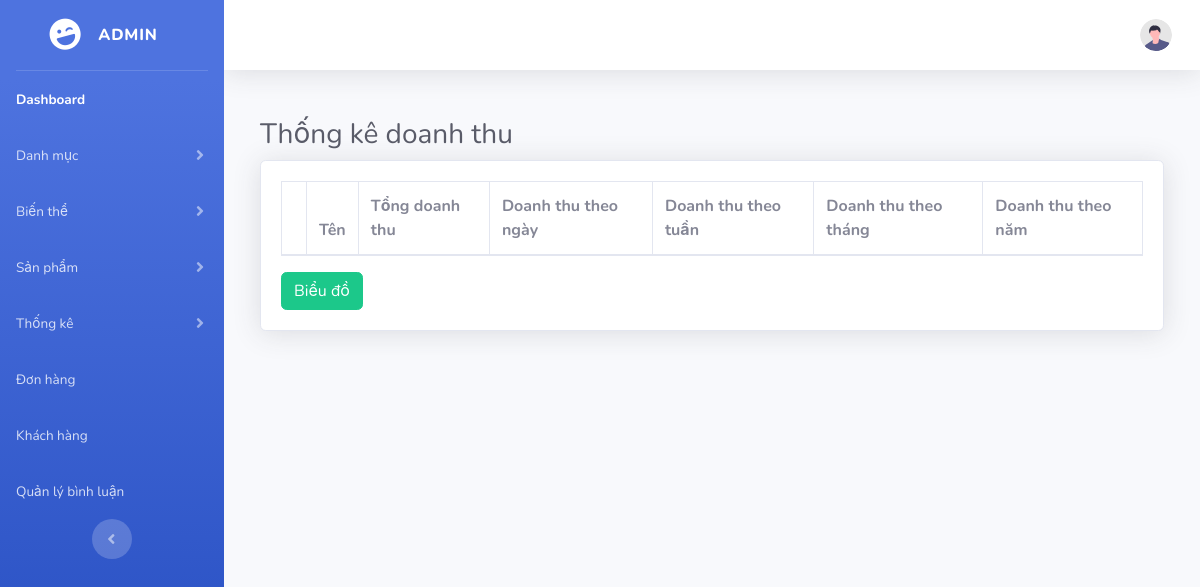
The page /Du_An_1/admin/index.php?act=listthongkedt on the database as committed earlier.
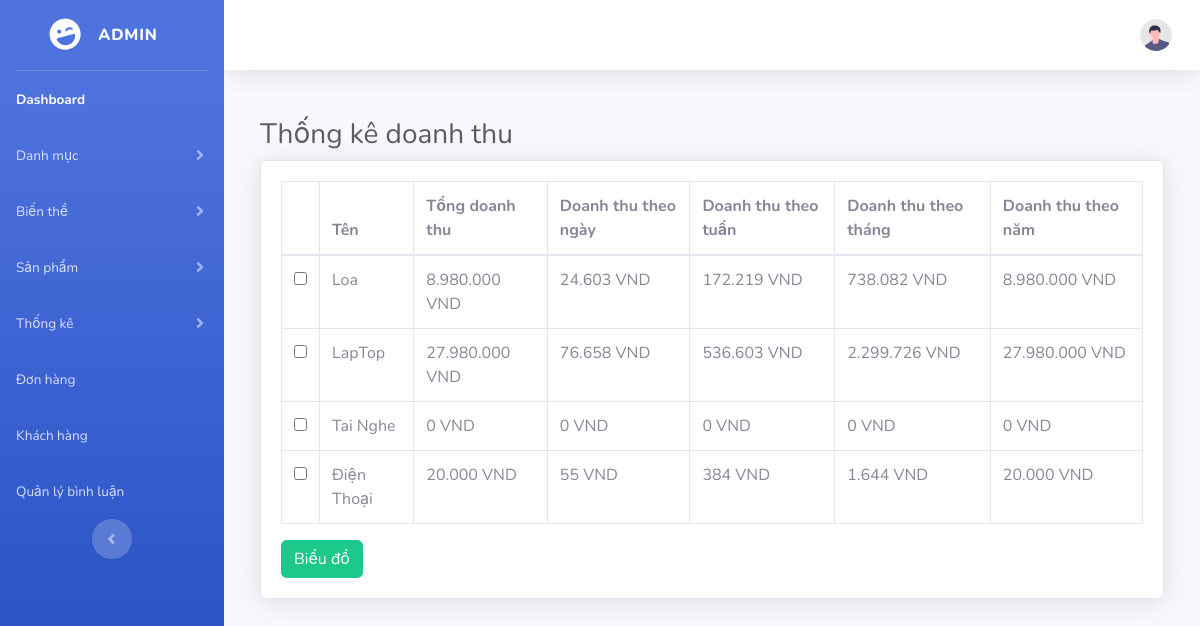
The same page on the database as committed later.
### tables this page shows
CREATE TABLE `categories` (
  `id_category` int NOT NULL COMMENT 'Mã loại hàng',
  `name_cat` varchar(255) NOT NULL COMMENT 'Tên của loại hàng',
  `created_at` datetime DEFAULT CURRENT_TIMESTAMP COMMENT 'Ngày tạo ',
  `updated_at` datetime DEFAULT CURRENT_TIMESTAMP COMMENT 'Ngày cập nhật'
);

### Du_An_1/admin/controller/thongkedtcontroller.php (called while the page is built, shortened)
<?php
class thongkedtController
{
    public $thongkedtModel;
    function __construct()
    {
        $this->thongkedtModel = new thongkedtModel();
    }
    function listThongkedt()
    {
        $thongkesk = $this->thongkedtModel->thongkedt();
        require_once 'view/listthongkedt.php';
    }
}
?>

### Du_An_1/admin/index.php (called while the page is built, shortened)
<?php
require_once __DIR__ . '/../commons/function.php';
require_once __DIR__ . '/controller/thongkedtcontroller.php';
require_once __DIR__ . '/model/thongkedtmodel.php';
$act = $_GET['act'] ?? '/';
$id_category = $_GET['id_category'] ?? null;
$id_variant = $_GET['id_variant'] ?? null;
$id_user = $_GET['id_user'] ?? null;
match ($act) {
    '/' => (new trang_chu())->trang_chu(),
    'listProduct' => (new productController())->listProduct(),
    'insertProduct' => (new productController())->insert(),
    'updateProduct' => (new productController())->update($_GET['id']),
    'deleteProduct' => (new productController())->delete($_GET['id']),
    'listProduct_variant' => (new productController())->listProduct_variant($_GET['id']),
    'updateProduct_variant' => (new productController())->updateProduct_variant($_GET['id_pro'], $_GET['id_var']),
    'deleteProduct_variant' => (new productController())->deleteProduct_variant($_GET['id_pro'], $_GET['id_var']),
    'listBill' => (new billController())->listBill(),
    'updateBill' => (new billController())->updateBill($_GET['id']),
    'addvariant' => (new variantController())->insert(),
    'listvariant' => (new variantController())->listvariant(),
    'updatevariant' => (new variantController())->update($id_variant),
    'deletevariant' => (new variantController())->delete($id_variant),
    'addcategories' => (new catagoriesController())->insert(),
    'listcategories' => (new catagoriesController())->listcategories(),
    'updatecategories' => (new catagoriesController())->update($id_category),
    'deletecategories' => (new catagoriesController())->delete($id_category),
    'listUser' => (new UserController())->listUsers(),
    'addUser' => (new UserController())->addUser(),
    'insertUser' => (new UserController())->insertUser(),
    'deleteUser' => (new UserController())->deleteUser($id_user),
    'listthongkesl' => (new thongkeslController())->listThongkesl(),
    'bieudosl' => (new thongkeslController())->bieudosl(),
    'bieudodt' => (new thongkedtController())->bieudodt(),
    'listthongkedt' => (new thongkedtController())->listThongkedt(),
    'listComments' => (new CommentController())->listComments(),
    'toggleCensorship' => (new CommentController())->toggleCensorship($_GET['id'], $_GET['status']),
    'deleteComment' => (new CommentController())->deleteComment($_GET['id']),
    default => throw new Exception("No matching action found for '$act'"),
};

### Du_An_1/commons/function.php (called while the page is built, shortened)
<?php
function connDBAss()
{
    $host = "mysql:host=localhost;dbname=pro1014;charset=utf8";
    $user = "root";
    $pass = "";
    try {
        $conn = new PDO($host, $user, $pass);
        $conn->setAttribute(PDO::ATTR_ERRMODE, PDO::ERRMODE_EXCEPTION);
        return $conn;
    } catch (PDOException $th) {
        echo $th->getMessage();
    }
}

### Du_An_1/admin/model/thongkedtmodel.php (called while the page is built)
<?php
class thongkedtModel
{
    public $conn;
    function __construct()
    {
        $this->conn = connDBAss();
    }
    function thongkedt()
{
    $sql = "
        SELECT
            categories.id_category AS id_category,
            categories.name_cat AS name_cat,
            SUM(products.amount) AS total_quantity, -- Tổng số lượng sản phẩm còn trong kho
            SUM(detail_bills.price) AS total_revenue -- Tổng doanh thu
        FROM
            products
        LEFT JOIN
            categories
        ON
            products.id_category = categories.id_category
        LEFT JOIN
            detail_bills
        ON
            products.id_product = detail_bills.id_product -- Giả sử hai bảng liên kết qua id_product
        GROUP BY
            categories.id_category,
            categories.name_cat
        ORDER BY
            categories.id_category DESC
    ";
    return $this->conn->query($sql)->fetchAll();
}
}
?>

### Du_An_1/admin/view/listthongkedt.php (the view, shortened to what the changed rows need)
<?php
require_once 'layout/header.php';
?>
<div id="content-wrapper" class="d-flex flex-column">
    <div id="content">
        <div class="container-fluid">
            <div class="row">
                <div class="container-fluid">
    <h1 class="h3 mb-2 text-gray-800">Thống kê doanh thu</h1>
    <div class="card shadow mb-4">
        <div class="card-body">
            <div class="table-responsive">
                <table class="table table-bordered" id="dataTable" width="100%" cellspacing="0">
                    <thead>
                        <tr>
                            <th></th>
                            <th>Tên</th>
                            <th>Tổng doanh thu</th>
                            <th>Doanh thu theo ngày</th>
                            <th>Doanh thu theo tuần</th>
                            <th>Doanh thu theo tháng</th>
                            <th>Doanh thu theo năm</th>
                        </tr>
                    </thead>
                    <tbody>
    <?php
    foreach ($thongkesk as $key => $value) {
        $daily_revenue = $value['total_revenue'] / 365;
        $weekly_revenue = $daily_revenue * 7;
        $monthly_revenue = $daily_revenue * 30;
        $yearly_revenue = $value['total_revenue'];
        ?>
        <tr>
            <td><input type="checkbox" name="select[]" value="<?= $value['id_category'] ?>"></td>
            <td><?= $value['name_cat'] ?></td>
            <td><?= number_format($value['total_revenue'], 0, ',', '.') ?> VND</td>
            <td><?= number_format($daily_revenue, 0, ',', '.') ?> VND</td>
            <td><?= number_format($weekly_revenue, 0, ',', '.') ?> VND</td>
            <td><?= number_format($monthly_revenue, 0, ',', '.') ?> VND</td>
            <td><?= number_format($yearly_revenue, 0, ',', '.') ?> VND</td>
        </tr>
        <?php
    }
    ?>
</tbody>
                </table>
            </div>
        </div>
    </div>
</div>
    </div>
    <?php
    require_once 'layout/footer.php';
    ?>

Rows that differ between the two databases and show on the page:
added categories: name_cat "Loa", total_revenue "8.980.000", daily_revenue "24.603", weekly_revenue "172.219", monthly_revenue "738.082", yearly_revenue "8.980.000"
added categories: name_cat "LapTop", total_revenue "27.980.000", daily_revenue "76.658", weekly_revenue "536.603", monthly_revenue "2.299.726", yearly_revenue "27.980.000"
added categories: name_cat "Tai Nghe", total_revenue "0", daily_revenue "0", weekly_revenue "0", monthly_revenue "0", yearly_revenue "0"
added categories: name_cat "Điện Thoại", total_revenue "20.000", daily_revenue "55", weekly_revenue "384", monthly_revenue "1.644", yearly_revenue "20.000"
